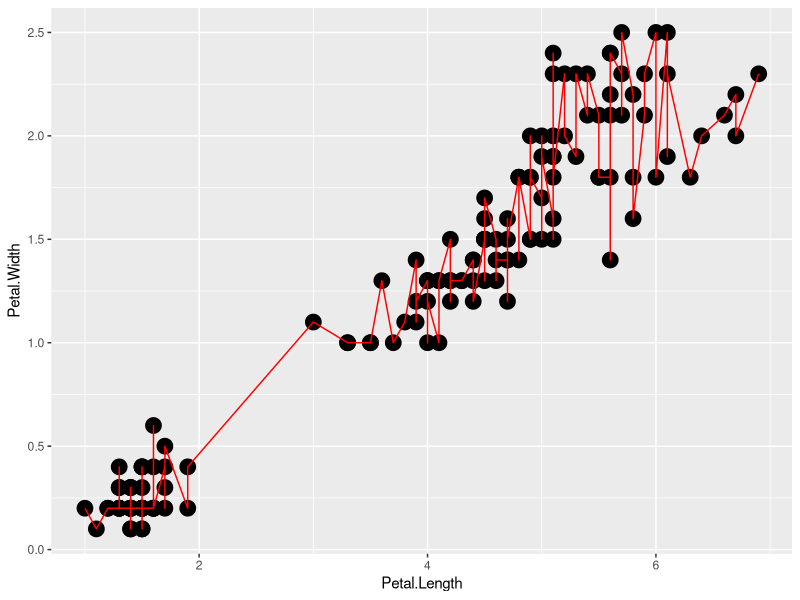

This figure's R source:
#ggplot
library(tidyverse)
library(ggplot2)
datasets::iris
ggplot(iris,aes(x=Petal.Length,y=Petal.Width))+
  geom_point(size=5)+
  geom_line(colour="red")
